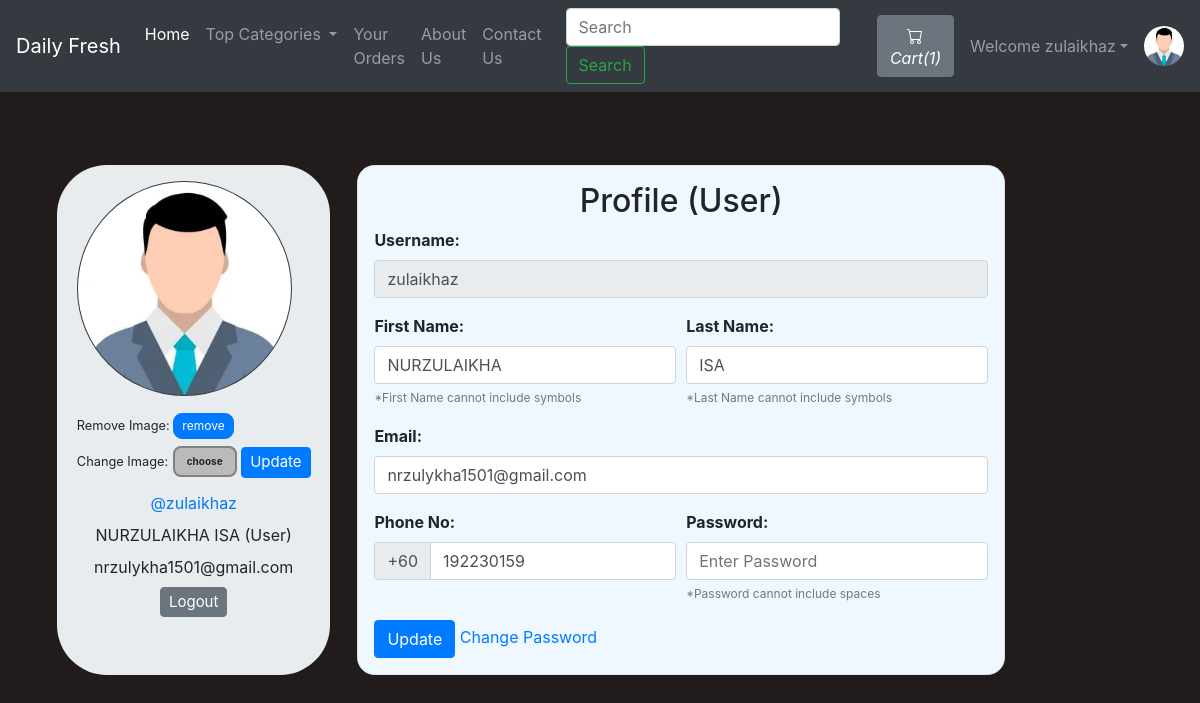
The app's page /viewProfile.php (signed in) with its own data.
### tables this page shows
CREATE TABLE `sitedetail` (
  `tempId` int(11) NOT NULL,
  `systemName` varchar(21) NOT NULL,
  `email` varchar(35) NOT NULL,
  `contact1` bigint(21) NOT NULL,
  `contact2` bigint(21) DEFAULT NULL COMMENT 'Optional',
  `address` text NOT NULL,
  `dateTime` datetime NOT NULL DEFAULT current_timestamp()
);

CREATE TABLE `users` (
  `id` int(21) NOT NULL,
  `username` varchar(21) NOT NULL,
  `firstName` varchar(21) NOT NULL,
  `lastName` varchar(21) NOT NULL,
  `email` varchar(35) NOT NULL,
  `phone` bigint(20) NOT NULL,
  `userType` enum('0','1') NOT NULL DEFAULT '0' COMMENT '0=user\r\n1=admin',
  `password` varchar(255) NOT NULL,
  `verify_token` varchar(255) NOT NULL,
  `verify_status` tinyint(2) NOT NULL DEFAULT 0 COMMENT '0=no, 1=yes',
  `expDate` datetime DEFAULT NULL,
  `joinDate` datetime NOT NULL DEFAULT current_timestamp()
);

### viewProfile.php (the view, shortened to what this page needs)
<!DOCTYPE HTML>
<html lang="en">
<head>
    <link rel="stylesheet" href="https://stackpath.bootstrapcdn.com/bootstrap/4.2.1/css/bootstrap.min.css">
    <link rel="stylesheet" href="https://stackpath.bootstrapcdn.com/bootstrap/4.3.1/css/bootstrap.min.css">
    <link rel="stylesheet" href="https://use.fontawesome.com/releases/v5.7.2/css/all.css">
</head>
<body>
    <?php include 'partials/_dbconnect.php';?>
    <?php require 'partials/_nav.php' ?>
    <?php
        if($loggedin) {
    ?>
    <div class="container">
        <?php
            $sql = "SELECT * FROM users WHERE id='$userId'";
            $result = mysqli_query($conn, $sql);
            $row=mysqli_fetch_assoc($result);
            $username = $row['username'];
            $firstName = $row['firstName'];
            $lastName = $row['lastName'];
            $email = $row['email'];
            $phone = $row['phone'];
            $userType = $row['userType'];
            if($userType == 0) {
                $userType = "User";
            }
            else {
                $userType = "Admin";
            }
        ?>
        <div class="row">
            <div class="jumbotron p-3 mb-3" style="display: flex;justify-content: center;width: 28%;border-radius: 50px;margin: 0 auto;">
                <div class="user-info">
                    <img class="rounded-circle mb-3 bg-dark" src="img/person-<?php echo $userId; ?>.jpg" onError="this.src = 'img/profilePic.jpg'" style="width:215px;height:215px;padding:1px;">
                    <form action="partials/_manageProfile.php" method="POST">
                        <small>Remove Image: </small><button type="submit" class="btn btn-primary" name="removeProfilePic" style="font-size: 12px;padding: 3px 8px;border-radius: 9px;">remove</button>
                    </form>
                    <form action="partials/_manageProfile.php" method="POST" enctype="multipart/form-data" style="margin-top: 7px;">
                        <div class="upload-btn-wrapper">
                            <small>Change Image:</small>
                            <button class="btn upload">choose</button>
                        </div>
                        <button type="submit" name="updateProfilePic" class="btn btn-primary" style="margin-top: -20px;font-size: 15px;padding: 3px 8px;">Update</button>
                    </form>
                    <ul class="meta list list-unstyled" style="text-align:center;">
                        <li class="username my-2"><a href="viewProfile.php">@<?php echo $username ?></a></li>
                        <li class="name"><?php echo $firstName." ".$lastName; ?>
                            <label class="label label-info">(<?php echo $userType ?>)</label>
                        </li>
                        <li class="email"><?php echo $email ?></li>
                        <li class="my-2"><a href="partials/_logout.php"><button class="btn btn-secondary" style="font-size: 15px;padding: 3px 8px;">Logout</button></a></li>
                    </ul>
                </div>
            </div>
            <div class="content-panel mb-3" style="display: flex;justify-content: center;">
                <div class="border p-3" style="border: 2px solid rgba(0, 0, 0, 0.1);border-radius: 1.1rem;background-color: aliceblue;">
                    <h2 class="title text-center">Profile<span class="pro-label label label-warning"> (<?php echo $userType ?>)</span></h2>
                    <form action="partials/_manageProfile.php" method="post">
                        <div class="form-group">
                            <b><label for="username">Username:</label></b>
                            <input class="form-control" id="username" name="username" type="text" disabled value="<?php echo $username ?>" required minlength="3" maxlength="11">
                        </div>
                        <div class="form-row">
                        <div class="form-group col-md-6">
                            <b><label for="firstName">First Name:</label></b>
                            <input type="text" class="form-control" id="firstName" name="firstName" placeholder="First Name" required value="<?php echo $firstName ?>" required pattern="[A-Za-z ]+">
							<span style="color:#777;font-size:12px;">*First Name cannot include symbols </span>
						</div>
                        <div class="form-group col-md-6">
                            <b><label for="lastName">Last Name:</label></b>
                            <input type="text" class="form-control" id="lastName" name="lastName" placeholder="Last name" required value="<?php echo $lastName ?>" required pattern="[A-Za-z ]+" >
							<span style="color:#777;font-size:12px;">*Last Name cannot include symbols </span>
						</div>
                        </div>
                        <div class="form-group">
                            <b><label for="email">Email:</label></b>
                            <input type="email" class="form-control" id="email" name="email" placeholder="Enter Your Email" required value="<?php echo $email ?>">
                        </div>
                        <div class="form-row">
                            <div class="form-group  col-md-6">
                                <b><label for="phone">Phone No:</label></b>
                                <div class="input-group mb-3">
                                    <div class="input-group-prepend">
                                        <span class="input-group-text" id="basic-addon">+60</span>
                                    </div>
                                    <input type="tel" class="form-control" id="phone" name="phone" placeholder="Enter Your Phone Number" required pattern="[0-9]{9-10}" maxlength="10" value="<?php echo $phone ?>">
                                </div>
                            </div>
                            <div class="form-group  col-md-6">
                                <b><label for="password">Password:</label></b>
                                <input class="form-control" id="password" name="password" placeholder="Enter Password" type="password" required minlength="4" maxlength="21" data-toggle="password" pattern="[^\s]+">
								<span style="color:#777;font-size:12px;">*Password cannot include spaces </span>
							</div>
                        </div>
                        <button type="submit" name="updateProfileDetail" class="btn btn-primary">Update</button>
						<a href="forgot_pass.php">Change Password</a>
                    </form>
                </div>
            </div>
        </div>
    </div>
    <?php
        }
    ?>
</body>
</html>

### partials/_nav.php (shortened to what this page needs)
<?php
if(isset($_SESSION['loggedin']) && $_SESSION['loggedin']==true){
  $loggedin= true;
  $userId = $_SESSION['userId'];
  $username = $_SESSION['username'];
}
else{
  $loggedin = false;
  $userId = 0;
}
$sql = "SELECT * FROM `sitedetail`";
$result = mysqli_query($conn, $sql);
$row = mysqli_fetch_assoc($result);
$systemName = $row['systemName'];
echo '<nav class="navbar navbar-expand-lg navbar-dark bg-dark">
      <a class="navbar-brand" href="index.php">'.$systemName.'</a>
      <button class="navbar-toggler" type="button" data-toggle="collapse" data-target="#navbarSupportedContent" aria-controls="navbarSupportedContent" aria-expanded="false" aria-label="Toggle navigation">
        <span class="navbar-toggler-icon"></span>
      </button>
      <div class="collapse navbar-collapse" id="navbarSupportedContent">
        <ul class="navbar-nav mr-auto">
          <li class="nav-item active">
            <a class="nav-link" href="index.php">Home <span class="sr-only">(current)</span></a>
          </li>
          <li class="nav-item dropdown">
            <a class="nav-link dropdown-toggle" href="#" id="navbarDropdown" role="button" data-toggle="dropdown" aria-haspopup="true" aria-expanded="false">
              Top Categories
            </a>
            <div class="dropdown-menu" aria-labelledby="navbarDropdown">';
            echo '</div>
          </li>
          <li class="nav-item">
            <a class="nav-link" href="viewOrder.php">Your Orders</a>
          </li>
          <li class="nav-item">
            <a class="nav-link" href="about.php">About Us</a>
          </li>
          <li class="nav-item">
            <a class="nav-link" href="contact.php">Contact Us</a>
          </li>
        </ul>
        <form method="get" action="/DailyFreshOrderingSystem/search.php" class="form-inline my-2 my-lg-0 mx-3">
          <input class="form-control mr-sm-2" type="search" name="search" id="search" placeholder="Search" aria-label="Search" required>
          <button class="btn btn-outline-success my-2 my-sm-0" type="submit">Search</button>
        </form>';
        $countsql = "SELECT SUM(`itemQuantity`) FROM `viewcart` WHERE `userId`=$userId";
        $countresult = mysqli_query($conn, $countsql);
        $countrow = mysqli_fetch_assoc($countresult);
        $count = $countrow['SUM(`itemQuantity`)'];
        echo '<a href="viewCart.php"><button type="button" class="btn btn-secondary mx-2" title="MyCart">
          <svg xmlns="img/cart.svg" width="16" height="16" fill="currentColor" class="bi bi-cart" viewBox="0 0 16 16">
            <path d="M0 1.5A.5.5 0 0 1 .5 1H2a.5.5 0 0 1 .485.379L2.89 3H14.5a.5.5 0 0 1 .491.592l-1.5 8A.5.5 0 0 1 13 12H4a.5.5 0 0 1-.491-.408L2.01 3.607 1.61 2H.5a.5.5 0 0 1-.5-.5zM3.102 4l1.313 7h8.17l1.313-7H3.102zM5 12a2 2 0 1 0 0 4 2 2 0 0 0 0-4zm7 0a2 2 0 1 0 0 4 2 2 0 0 0 0-4zm-7 1a1 1 0 1 1 0 2 1 1 0 0 1 0-2zm7 0a1 1 0 1 1 0 2 1 1 0 0 1 0-2z"/>
          </svg>
          <i class="bi bi-cart">Cart(' .$count. ')</i>
        </button></a>';
        if($loggedin){
          echo '<ul class="navbar-nav mr-2">
            <li class="nav-item dropdown">
              <a class="nav-link dropdown-toggle" href="#" id="navbarDropdown" role="button" data-toggle="dropdown"> Welcome ' .$username. '</a>
              <div class="dropdown-menu" aria-labelledby="navbarDropdown">
                <a class="dropdown-item" href="partials/_logout.php">Logout</a>
              </div>
            </li>
          </ul>
          <div class="text-center image-size-small position-relative">
            <a href="viewProfile.php"><img src="img/person-' .$userId. '.jpg" class="rounded-circle" onError="this.src = \'img/profilePic.jpg\'" style="width:40px; height:40px"></a>
          </div>';
        }
        else {
          echo '
          <button type="button" class="btn btn-success mx-2"  data-toggle="modal" data-target="#loginModal">Login</button>
          <button type="button" class="btn btn-success mx-2"  data-toggle="modal" data-target="#signupModal">SignUp</button>';
        }
  echo '</div>
    </nav>';
?>

### viewProfile.php (style rules this page uses)
body { background-color: #221b1b; }
.row { margin-right: 150px; margin-top: 73px; }
.upload-btn-wrapper { position: relative; overflow: hidden; display: inline-block; }
button.btn.upload { border: 2px solid gray; background-color: #bababa; border-radius: 8px; font-size: 10px; font-weight: bold; }

### records on screen
sitedetail: systemName "Daily Fresh"
users: username "zulaikhaz", firstName "NURZULAIKHA", lastName "ISA", userType "User", email "nrzulykha1501@gmail.com", phone "192230159"

### other values on screen
$count "1"
$username "zulaikhaz"
